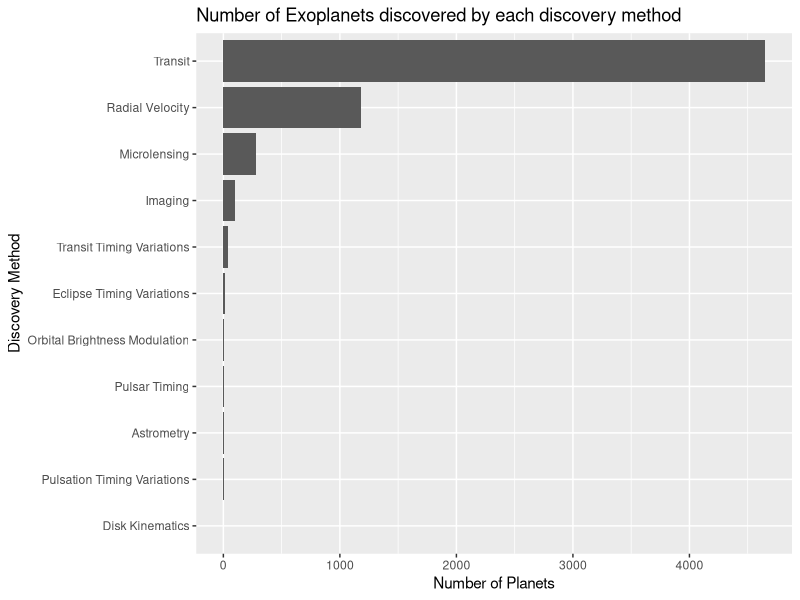

Recreate this plot in R.
## ---- chunk 1

library(tidyverse)
## ---- chunk 2

PSCD <- read.csv("Planetar_Systems_CompositeData.csv",
                comment.char = "#")
## ---- chunk 3

count <- PSCD |>
  count(discoverymethod)

ggplot(count,
       aes(x = reorder(discoverymethod, n),
              y = n)) +
         geom_col() +
         labs(title = "Number of Exoplanets discovered by each discovery method",
              x = "Discovery Method",
              y = "Number of Planets") +
  coord_flip()
         
       
